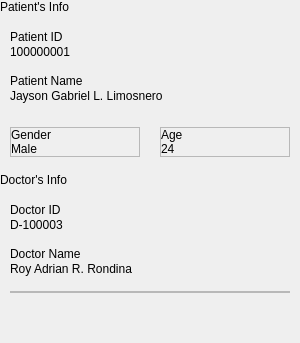
                 <widget class="QWidget" name="widget_8" native="true">
                  <property name="minimumSize">
                   <size>
                    <width>300</width>
                    <height>0</height>
                   </size>
                  </property>
                  <layout class="QVBoxLayout" name="verticalLayout_11">
                   <property name="leftMargin">
                    <number>0</number>
                   </property>
                   <property name="topMargin">
                    <number>0</number>
                   </property>
                   <property name="rightMargin">
                    <number>0</number>
                   </property>
                   <property name="bottomMargin">
                    <number>0</number>
                   </property>
                   <item>
                    <widget class="QLabel" name="Pat">
                     <property name="text">
                      <string>Patient's Info</string>
                     </property>
                    </widget>
                   </item>
                   <item>
                    <widget class="QWidget" name="PatientInfo" native="true">
                     <property name="sizePolicy">
                      <sizepolicy hsizetype="Preferred" vsizetype="Expanding">
                       <horstretch>0</horstretch>
                       <verstretch>0</verstretch>
                      </sizepolicy>
                     </property>
                     <layout class="QVBoxLayout" name="verticalLayout_24">
                      <property name="spacing">
                       <number>15</number>
                      </property>
                      <property name="leftMargin">
                       <number>10</number>
                      </property>
                      <property name="topMargin">
                       <number>10</number>
                      </property>
                      <property name="rightMargin">
                       <number>10</number>
                      </property>
                      <property name="bottomMargin">
                       <number>10</number>
                      </property>
                      <item>
                       <widget class="QWidget" name="widget_11" native="true">
                        <layout class="QVBoxLayout" name="verticalLayout_12">
                         <property name="spacing">
                          <number>1</number>
                         </property>
                         <property name="leftMargin">
                          <number>0</number>
                         </property>
                         <property name="topMargin">
                          <number>0</number>
                         </property>
                         <property name="rightMargin">
                          <number>0</number>
                         </property>
                         <property name="bottomMargin">
                          <number>0</number>
                         </property>
                         <item>
                          <widget class="QLabel" name="label_11">
                           <property name="sizePolicy">
                            <sizepolicy hsizetype="Preferred" vsizetype="Preferred">
                             <horstretch>0</horstretch>
                             <verstretch>0</verstretch>
                            </sizepolicy>
                           </property>
                           <property name="text">
                            <string>Patient ID</string>
                           </property>
                          </widget>
                         </item>
                         <item>
                          <widget class="QLabel" name="PatID">
                           <property name="sizePolicy">
                            <sizepolicy hsizetype="Preferred" vsizetype="Preferred">
                             <horstretch>0</horstretch>
                             <verstretch>0</verstretch>
                            </sizepolicy>
                           </property>
                           <property name="text">
                            <string>100000001</string>
                           </property>
                          </widget>
                         </item>
                        </layout>
                       </widget>
                      </item>
                      <item>
                       <widget class="QWidget" name="widget_12" native="true">
                        <layout class="QVBoxLayout" name="verticalLayout_23">
                         <property name="spacing">
                          <number>1</number>
                         </property>
                         <property name="leftMargin">
                          <number>0</number>
                         </property>
                         <property name="topMargin">
                          <number>0</number>
                         </property>
                         <property name="rightMargin">
                          <number>0</number>
                         </property>
                         <item>
                          <widget class="QLabel" name="label_13">
                           <property name="sizePolicy">
                            <sizepolicy hsizetype="Preferred" vsizetype="Preferred">
                             <horstretch>0</horstretch>
                             <verstretch>0</verstretch>
                            </sizepolicy>
                           </property>
                           <property name="text">
                            <string>Patient Name</string>
                           </property>
                          </widget>
                         </item>
                         <item>
                          <widget class="QLabel" name="PatName">
                           <property name="sizePolicy">
                            <sizepolicy hsizetype="Preferred" vsizetype="Preferred">
                             <horstretch>0</horstretch>
                             <verstretch>0</verstretch>
                            </sizepolicy>
                           </property>
                           <property name="text">
                            <string>Jayson Gabriel L. Limosnero</string>
                           </property>
                          </widget>
                         </item>
                        </layout>
                       </widget>
                      </item>
                      <item>
                       <widget class="QWidget" name="widget_9" native="true">
                        <layout class="QHBoxLayout" name="horizontalLayout_5">
                         <property name="spacing">
                          <number>20</number>
                         </property>
                         <property name="leftMargin">
                          <number>0</number>
                         </property>
                         <property name="topMargin">
                          <number>0</number>
                         </property>
                         <property name="rightMargin">
                          <number>0</number>
                         </property>
                         <property name="bottomMargin">
                          <number>0</number>
                         </property>
                         <item>
                          <widget class="QFrame" name="frame">
                           <property name="sizePolicy">
                            <sizepolicy hsizetype="Preferred" vsizetype="Maximum">
                             <horstretch>0</horstretch>
                             <verstretch>0</verstretch>
                            </sizepolicy>
                           </property>
                           <property name="frameShape">
                            <enum>QFrame::StyledPanel</enum>
                           </property>
                           <property name="frameShadow">
                            <enum>QFrame::Raised</enum>
                           </property>
                           <layout class="QVBoxLayout" name="verticalLayout_16">
                            <property name="spacing">
                             <number>0</number>
                            </property>
                            <property name="leftMargin">
                             <number>0</number>
                            </property>
                            <property name="topMargin">
                             <number>0</number>
                            </property>
                            <property name="rightMargin">
                             <number>0</number>
                            </property>
                            <property name="bottomMargin">
                             <number>0</number>
                            </property>
                            <item>
                             <widget class="QLabel" name="label_21">
                              <property name="text">
                               <string>Gender</string>
                              </property>
                             </widget>
                            </item>
                            <item>
                             <widget class="QLabel" name="PatGender">
                              <property name="text">
                               <string>Male</string>
                              </property>
                             </widget>
                            </item>
                           </layout>
                          </widget>
                         </item>
                         <item>
                          <widget class="QFrame" name="frame_2">
                           <property name="sizePolicy">
                            <sizepolicy hsizetype="Preferred" vsizetype="Maximum">
                             <horstretch>0</horstretch>
                             <verstretch>0</verstretch>
                            </sizepolicy>
                           </property>
                           <property name="frameShape">
                            <enum>QFrame::StyledPanel</enum>
                           </property>
                           <property name="frameShadow">
                            <enum>QFrame::Raised</enum>
                           </property>
                           <layout class="QVBoxLayout" name="verticalLayout_17">
                            <property name="spacing">
                             <number>0</number>
                            </property>
                            <property name="leftMargin">
                             <number>0</number>
                            </property>
                            <property name="topMargin">
                             <number>0</number>
                            </property>
                            <property name="rightMargin">
                             <number>0</number>
                            </property>
                            <property name="bottomMargin">
                             <number>0</number>
                            </property>
                            <item>
                             <widget class="QLabel" name="label_23">
                              <property name="text">
                               <string>Age</string>
                              </property>
                             </widget>
                            </item>
                            <item>
                             <widget class="QLabel" name="PatAge">
                              <property name="text">
                               <string>24</string>
                              </property>
                             </widget>
                            </item>
                           </layout>
                          </widget>
                         </item>
                        </layout>
                       </widget>
                      </item>
                     </layout>
                    </widget>
                   </item>
                   <item>
                    <widget class="QLabel" name="Doc">
                     <property name="sizePolicy">
                      <sizepolicy hsizetype="Preferred" vsizetype="Maximum">
                       <horstretch>0</horstretch>
                       <verstretch>0</verstretch>
                      </sizepolicy>
                     </property>
                     <property name="text">
                      <string>Doctor's Info</string>
                     </property>
                    </widget>
                   </item>
                   <item>
                    <widget class="QWidget" name="DoctorInfo" native="true">
                     <property name="sizePolicy">
                      <sizepolicy hsizetype="Preferred" vsizetype="Preferred">
                       <horstretch>0</horstretch>
                       <verstretch>0</verstretch>
                      </sizepolicy>
                     </property>
                     <layout class="QVBoxLayout" name="verticalLayout_25">
                      <property name="spacing">
                       <number>15</number>
                      </property>
                      <property name="leftMargin">
                       <number>10</number>
                      </property>
                      <property name="topMargin">
                       <number>10</number>
                      </property>
                      <property name="rightMargin">
                       <number>10</number>
                      </property>
                      <property name="bottomMargin">
                       <number>10</number>
                      </property>
                      <item>
                       <widget class="QWidget" name="widget_13" native="true">
                        <layout class="QVBoxLayout" name="verticalLayout_15">
                         <property name="spacing">
                          <number>1</number>
                         </property>
                         <property name="leftMargin">
                          <number>0</number>
                         </property>
                         <property name="topMargin">
                          <number>0</number>
                         </property>
                         <property name="rightMargin">
                          <number>0</number>
                         </property>
                         <property name="bottomMargin">
                          <number>0</number>
                         </property>
                         <item>
                          <widget class="QLabel" name="label_17">
                           <property name="text">
                            <string>Doctor ID</string>
                           </property>
                          </widget>
                         </item>
                         <item>
                          <widget class="QLabel" name="DocID">
                           <property name="text">
                            <string>D-100003</string>
                           </property>
                          </widget>
                         </item>
                        </layout>
                       </widget>
                      </item>
                      <item>
                       <widget class="QWidget" name="widget_14" native="true">
                        <layout class="QVBoxLayout" name="verticalLayout_19">
                         <property name="spacing">
                          <number>1</number>
                         </property>
                         <property name="leftMargin">
                          <number>0</number>
                         </property>
                         <property name="topMargin">
                          <number>0</number>
                         </property>
                         <property name="rightMargin">
                          <number>0</number>
                         </property>
                         <property name="bottomMargin">
                          <number>0</number>
                         </property>
                         <item>
                          <widget class="QLabel" name="label_18">
                           <property name="text">
                            <string>Doctor Name</string>
                           </property>
                          </widget>
                         </item>
                         <item>
                          <widget class="QLabel" name="DocName">
                           <property name="text">
                            <string>Roy Adrian R. Rondina</string>
                           </property>
                          </widget>
                         </item>
                        </layout>
                       </widget>
                      </item>
                      <item>
                       <widget class="QWidget" name="widget_10" native="true">
                        <property name="sizePolicy">
                         <sizepolicy hsizetype="Preferred" vsizetype="Preferred">
                          <horstretch>0</horstretch>
                          <verstretch>0</verstretch>
                         </sizepolicy>
                        </property>
                        <property name="minimumSize">
                         <size>
                          <width>0</width>
                          <height>0</height>
                         </size>
                        </property>
                        <layout class="QHBoxLayout" name="horizontalLayout_6">
                         <property name="spacing">
                          <number>20</number>
                         </property>
                         <property name="leftMargin">
                          <number>0</number>
                         </property>
                         <property name="topMargin">
                          <number>0</number>
                         </property>
                         <property name="rightMargin">
                          <number>0</number>
                         </property>
                         <property name="bottomMargin">
                          <number>0</number>
                         </property>
                         <item>
                          <widget class="QFrame" name="frame_4">
                           <property name="frameShape">
                            <enum>QFrame::StyledPanel</enum>
                           </property>
                           <property name="frameShadow">
                            <enum>QFrame::Raised</enum>
                           </property>
                           <layout class="QVBoxLayout" name="verticalLayout_18">
                            <property name="spacing">
                             <number>0</number>
                            </property>
                            <property name="leftMargin">
                             <number>0</number>
                            </property>
                            <property name="topMargin">
                             <number>0</number>
                            </property>
                            <property name="rightMargin">
                             <number>0</number>
                            </property>
                            <property name="bottomMargin">
                             <number>0</number>
                            </property>
                           </layout>
                          </widget>
                         </item>
                        </layout>
                       </widget>
                      </item>
                     </layout>
                    </widget>
                   </item>
                   <item>
                    <spacer name="verticalSpacer_7">
                     <property name="orientation">
                      <enum>Qt::Vertical</enum>
                     </property>
                     <property name="sizeHint" stdset="0">
                      <size>
                       <width>20</width>
                       <height>40</height>
                      </size>
                     </property>
                    </spacer>
                   </item>
                  </layout>
                 </widget>
